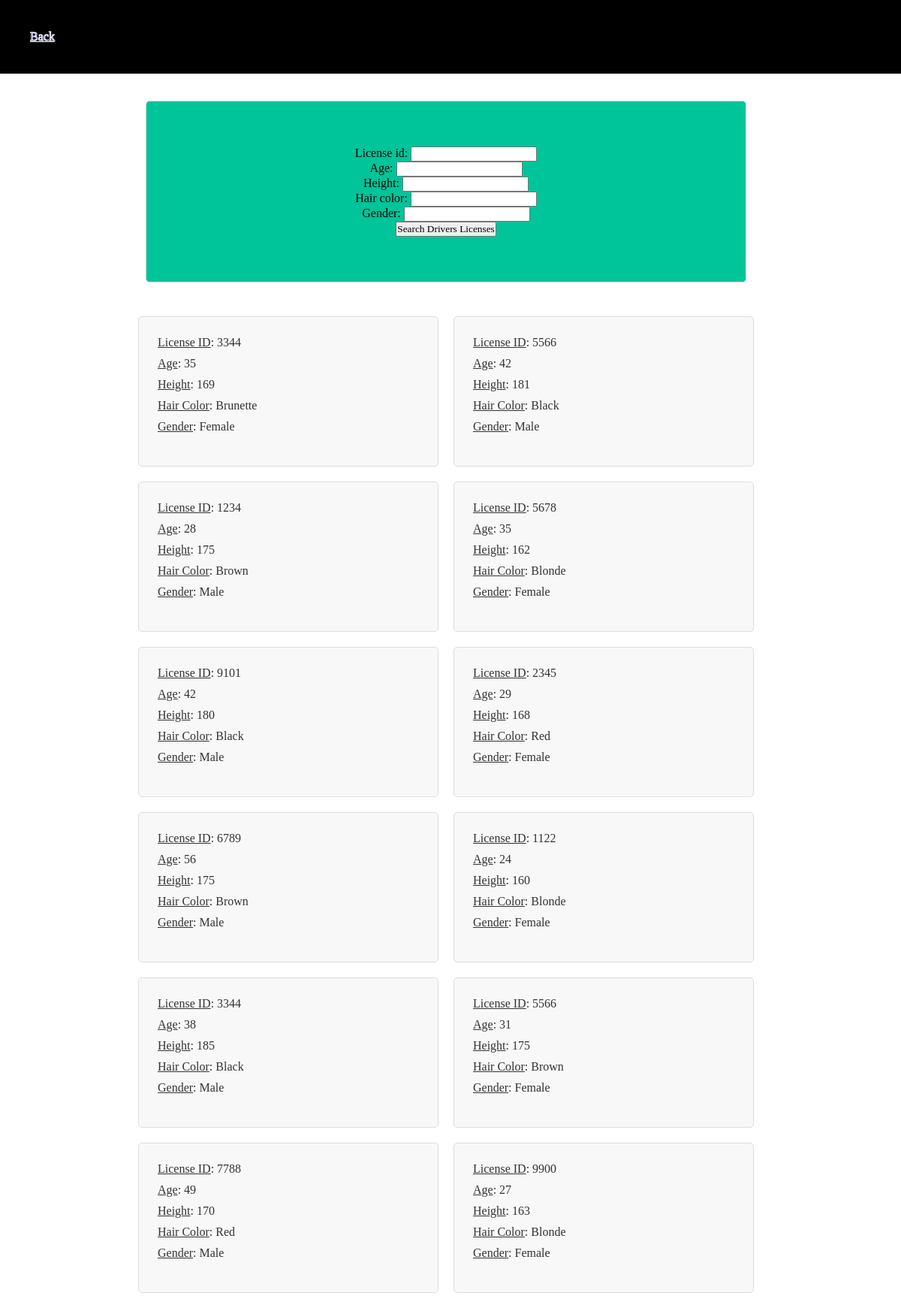
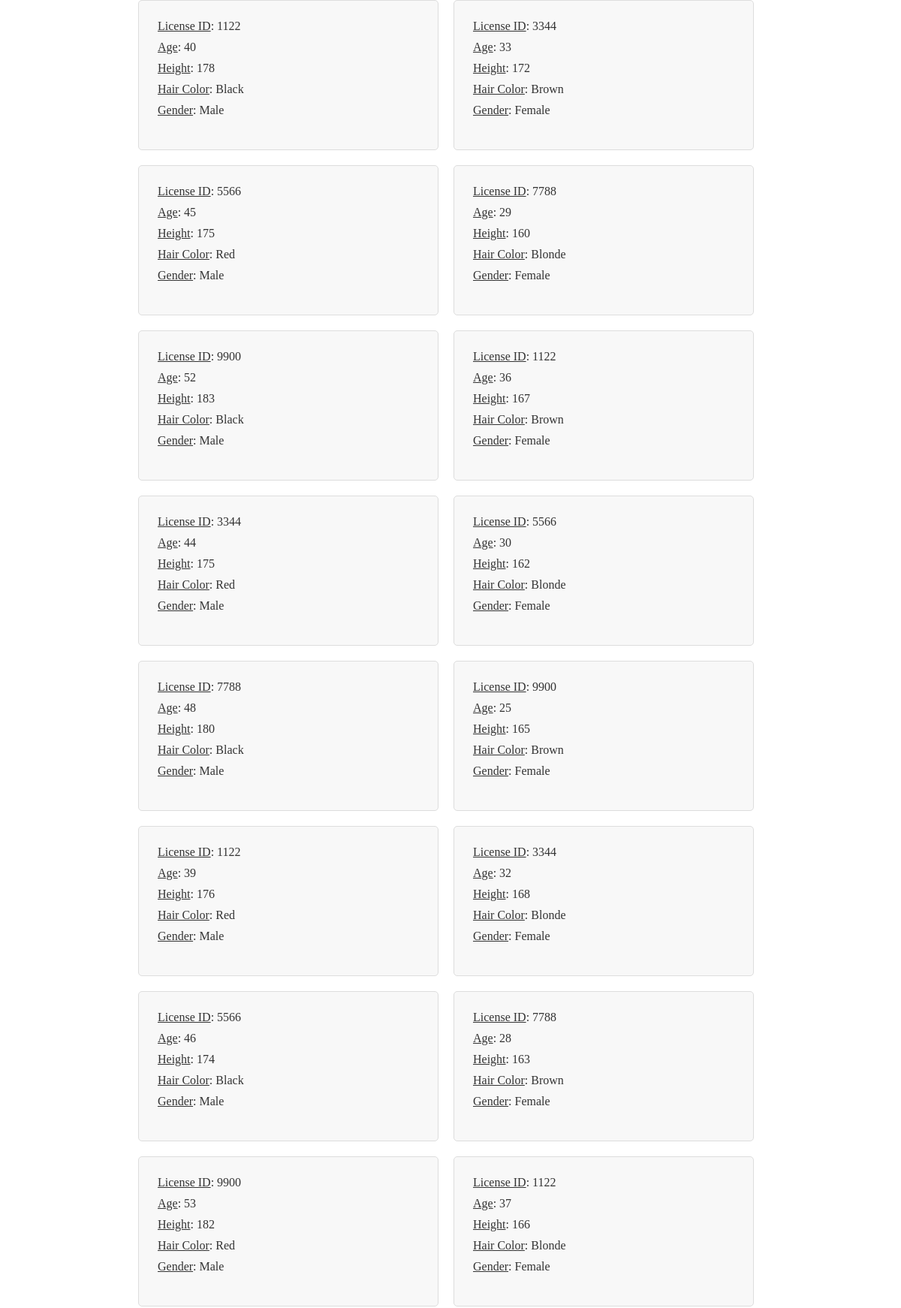
The app's page /drivers/ (upper part) with its own data (2 pictures, top to bottom).
### app/models.py (models this page shows)
class DriversLicense(models.Model):
    license_id = models.IntegerField()
    age = models.IntegerField()
    height = models.IntegerField()
    hair_color = models.TextField()
    gender = models.TextField()

### app/views.py (the view)
# urls.py: path("drivers/", drivers_view, name="drivers"),
def drivers_view(request: HttpRequest) -> HttpResponse:
    if models.DriversLicense.objects.all().count() == 0:
        drivers_license_data = models.load_drivers_license_data()
        models.save_drivers_license_data(drivers_license_data)
    form = DriversLicenseForm(request.GET)
    if form.is_valid():
        license_id = form.cleaned_data["license_id"]
        age = form.cleaned_data["age"]
        height = form.cleaned_data["height"]
        hair_color = form.cleaned_data["hair_color"]
        gender = form.cleaned_data["gender"]
        all_licenses = models.all_licenses()
        filtered_licenses = models.find_license(
            license_id, age, height, hair_color, gender
        )
        return render(
            request,
            "drivers.html",
            {
                "form": form,
                "all_licenses": all_licenses,
                "filtered_licenses": filtered_licenses,
            },
        )
    return render(request, "drivers.html", {"form": form})

### app/forms.py
class DriversLicenseForm(forms.Form):
    license_id = forms.IntegerField(required=False)
    age = forms.IntegerField(required=False)
    height = forms.IntegerField(required=False)
    hair_color = forms.CharField(required=False)
    gender = forms.CharField(required=False)

### app/models.py (called while the page is built)
def all_licenses():
    return DriversLicense.objects.all()

def find_license(license_id, age, height, hair_color, gender):
    licenses = all_licenses()
    if license_id:
        licenses = licenses.filter(license_id=license_id)
    if age:
        licenses = licenses.filter(age=age)
    if age:
        licenses = licenses.filter(height=height)
    if height:
        licenses = licenses.filter(hair_color=hair_color)
    if gender:
        licenses = licenses.filter(gender=gender)
    return licenses

### app/templates/drivers.html (shortened to what this page needs)
{% extends "root.html" %}{% block content %}
<div id="main">
    <div id="search">
        <form action="{% url "drivers" %}">
            {% csrf_token %} {{ form.as_p }}
            <button>Search Drivers Licenses</button>
        </form>
    </div>
    <div id="data">
        {% if not filtered_licenses%}
            {% for license in all_licenses %}
                <div class="data">
                    <p><u>License ID</u>: {{ license.license_id }}</p>
                    <p><u>Age</u>: {{ license.age }}</p>
                    <p><u>Height</u>: {{ license.height }}</p>
                    <p><u>Hair Color</u>: {{ license.hair_color }}</p>
                    <p><u>Gender</u>: {{ license.gender }}</p>
                </div>
            {% endfor %}
        {% elif filtered_licenses %}
            {% for license in filtered_licenses %}
                <div class="data">
                    <p><u>License ID</u>: {{ license.license_id }}</p>
                    <p><u>Age</u>: {{ license.age }}</p>
                    <p><u>Height</u>: {{ license.height }}</p>
                    <p><u>Hair Color</u>: {{ license.hair_color }}</p>
                    <p><u>Gender</u>: {{ license.gender }}</p>
                </div>
            {% endfor %}
        {% endif %}
    </div>
</div>{% endblock content %}

### app/static/styles.css (style rules this page uses)
* { margin: 0; padding: 0; box-sizing: border-box; font-family: verdana; text-align: center; }
html, body { background: white; }
#main { width: 99%; display: flex; flex-direction: column; justify-content: center; align-items: center; flex-wrap: wrap; }
#search { margin: 3%; width: 800px; padding: 60px; border: 1px solid #ddd; border-radius: 5px; background: #00c49a; }
#data { justify-content: center; align-items: center; width: 99%; display: flex; flex-wrap: wrap; flex-direction: row; }
.data { flex-direction: column; justify-content: flex-start; align-items: flex-start; width: 400px; height: 200px; display: flex; text-align: left; flex-wrap: wrap; padding: 20px; margin: 10px; background: #f8f8f8; border: 1px solid #ddd; border-radius: 5px; font-family: "Arial", sans-serif; font-size: 16px; color: #333; overflow-y: auto; }
.data p { margin: 5px; text-align: left; }

### records on screen
DriversLicense: license_id "3344", age "35", height "169", hair_color "Brunette", gender "Female"
DriversLicense: license_id "5566", age "42", height "181", hair_color "Black", gender "Male"
DriversLicense: license_id "1234", age "28", height "175", hair_color "Brown", gender "Male"
DriversLicense: license_id "5678", age "35", height "162", hair_color "Blonde", gender "Female"
DriversLicense: license_id "9101", age "42", height "180", hair_color "Black", gender "Male"
DriversLicense: license_id "2345", age "29", height "168", hair_color "Red", gender "Female"
DriversLicense: license_id "6789", age "56", height "175", hair_color "Brown", gender "Male"
DriversLicense: license_id "1122", age "24", height "160", hair_color "Blonde", gender "Female"
DriversLicense: license_id "3344", age "38", height "185", hair_color "Black", gender "Male"
DriversLicense: license_id "5566", age "31", height "175", hair_color "Brown", gender "Female"
DriversLicense: license_id "7788", age "49", height "170", hair_color "Red", gender "Male"
DriversLicense: license_id "9900", age "27", height "163", hair_color "Blonde", gender "Female"
DriversLicense: license_id "1122", age "40", height "178", hair_color "Black", gender "Male"
DriversLicense: license_id "3344", age "33", height "172", hair_color "Brown", gender "Female"
DriversLicense: license_id "5566", age "45", height "175", hair_color "Red", gender "Male"
DriversLicense: license_id "7788", age "29", height "160", hair_color "Blonde", gender "Female"
DriversLicense: license_id "9900", age "52", height "183", hair_color "Black", gender "Male"
DriversLicense: license_id "1122", age "36", height "167", hair_color "Brown", gender "Female"
DriversLicense: license_id "3344", age "44", height "175", hair_color "Red", gender "Male"
DriversLicense: license_id "5566", age "30", height "162", hair_color "Blonde", gender "Female"
DriversLicense: license_id "7788", age "48", height "180", hair_color "Black", gender "Male"
DriversLicense: license_id "9900", age "25", height "165", hair_color "Brown", gender "Female"
DriversLicense: license_id "1122", age "39", height "176", hair_color "Red", gender "Male"
DriversLicense: license_id "3344", age "32", height "168", hair_color "Blonde", gender "Female"
DriversLicense: license_id "5566", age "46", height "174", hair_color "Black", gender "Male"
DriversLicense: license_id "7788", age "28", height "163", hair_color "Brown", gender "Female"
DriversLicense: license_id "9900", age "53", height "182", hair_color "Red", gender "Male"
DriversLicense: license_id "1122", age "37", height "166", hair_color "Blonde", gender "Female"
